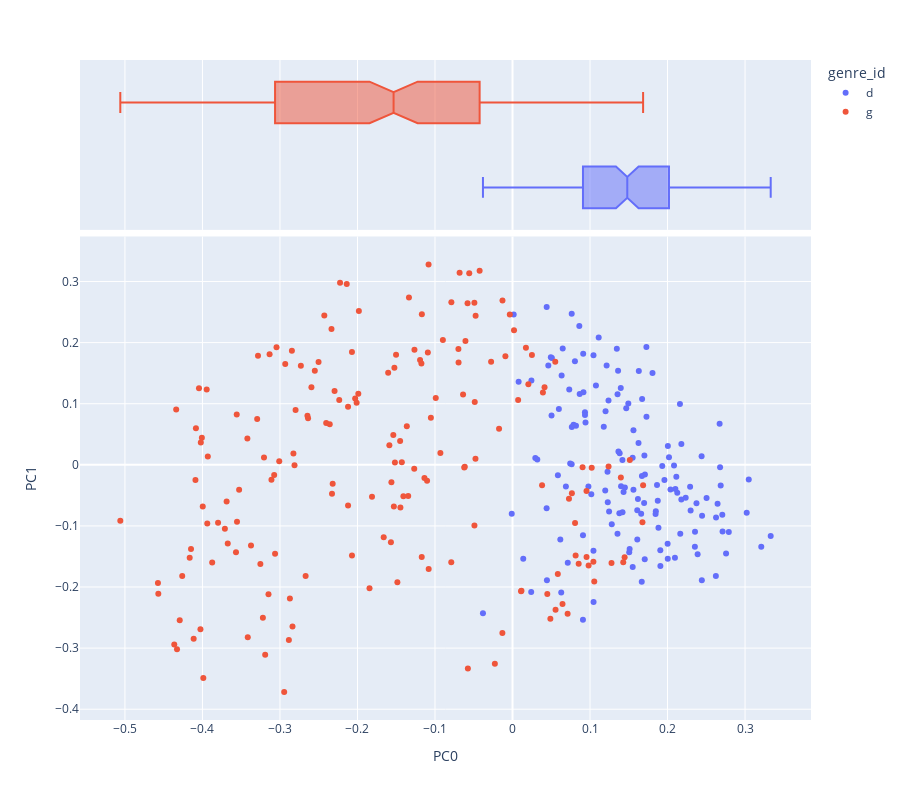

Write notebook code for a chart like this one.
### Markdown cell above
# HW Questions

## Question 1:
Looking at the documents plotted against the first principle component (PC), which genre has the more narrow range, i.e. distance between the minimum and maximum values? This can be seen using a box plot.

### Answer 1:
**Detective has a more narrow range**

### Code cell
vis_pcs(DCM, 0, 1, label='genre_id')

### Figure 1 — Plotly figure (JSON) as saved in the notebook; plotly's stock layout.template omitted (floating-point values rounded to 4 significant figures; data arrays with more than 128 entries replaced by an {"elided": "..."} marker saying what was removed)
{"data": [{"hovertemplate": "<b>%{hovertext}</b><br><br>genre_id=d<br>PC0=%{x}<br>PC1=%{y}<extra></extra>", "hovertext": {"elided": "142 str values"}, "legendgroup": "d", "marker": {"color": "#636efa", "symbol": "circle"}, "mode": "markers", "name": "d", "orientation": "v", "showlegend": true, "type": "scatter", "x": {"elided": "142 float values"}, "xaxis": "x", "y": {"elided": "142 float values"}, "yaxis": "y"}, {"alignmentgroup": "True", "hovertemplate": "<b>%{hovertext}</b><br><br>genre_id=d<br>PC0=%{x}<extra></extra>", "hovertext": {"elided": "142 str values"}, "legendgroup": "d", "marker": {"color": "#636efa", "symbol": "circle"}, "name": "d", "notched": true, "offsetgroup": "d", "showlegend": false, "type": "box", "x": {"elided": "142 float values"}, "xaxis": "x2", "yaxis": "y2"}, {"hovertemplate": "<b>%{hovertext}</b><br><br>genre_id=g<br>PC0=%{x}<br>PC1=%{y}<extra></extra>", "hovertext": {"elided": "178 str values"}, "legendgroup": "g", "marker": {"color": "#EF553B", "symbol": "circle"}, "mode": "markers", "name": "g", "orientation": "v", "showlegend": true, "type": "scatter", "x": {"elided": "178 float values"}, "xaxis": "x", "y": {"elided": "178 float values"}, "yaxis": "y"}, {"alignmentgroup": "True", "hovertemplate": "<b>%{hovertext}</b><br><br>genre_id=g<br>PC0=%{x}<extra></extra>", "hovertext": {"elided": "178 str values"}, "legendgroup": "g", "marker": {"color": "#EF553B", "symbol": "circle"}, "name": "g", "notched": true, "offsetgroup": "g", "showlegend": false, "type": "box", "x": {"elided": "178 float values"}, "xaxis": "x2", "yaxis": "y2"}], "layout": {"height": 800, "legend": {"title": {"text": "genre_id"}, "tracegroupgap": 0}, "margin": {"t": 60}, "xaxis": {"anchor": "y", "domain": [0, 1], "title": {"text": "PC0"}}, "xaxis2": {"anchor": "y2", "domain": [0, 1], "matches": "x", "showgrid": true, "showticklabels": false}, "yaxis": {"anchor": "x", "domain": [0, 0.7326], "title": {"text": "PC1"}}, "yaxis2": {"anchor": "x2", "domain": [0.7426, 1], "matches": "y2", "showgrid": false, "showline": false, "showticklabels": false, "ticks": ""}}}
